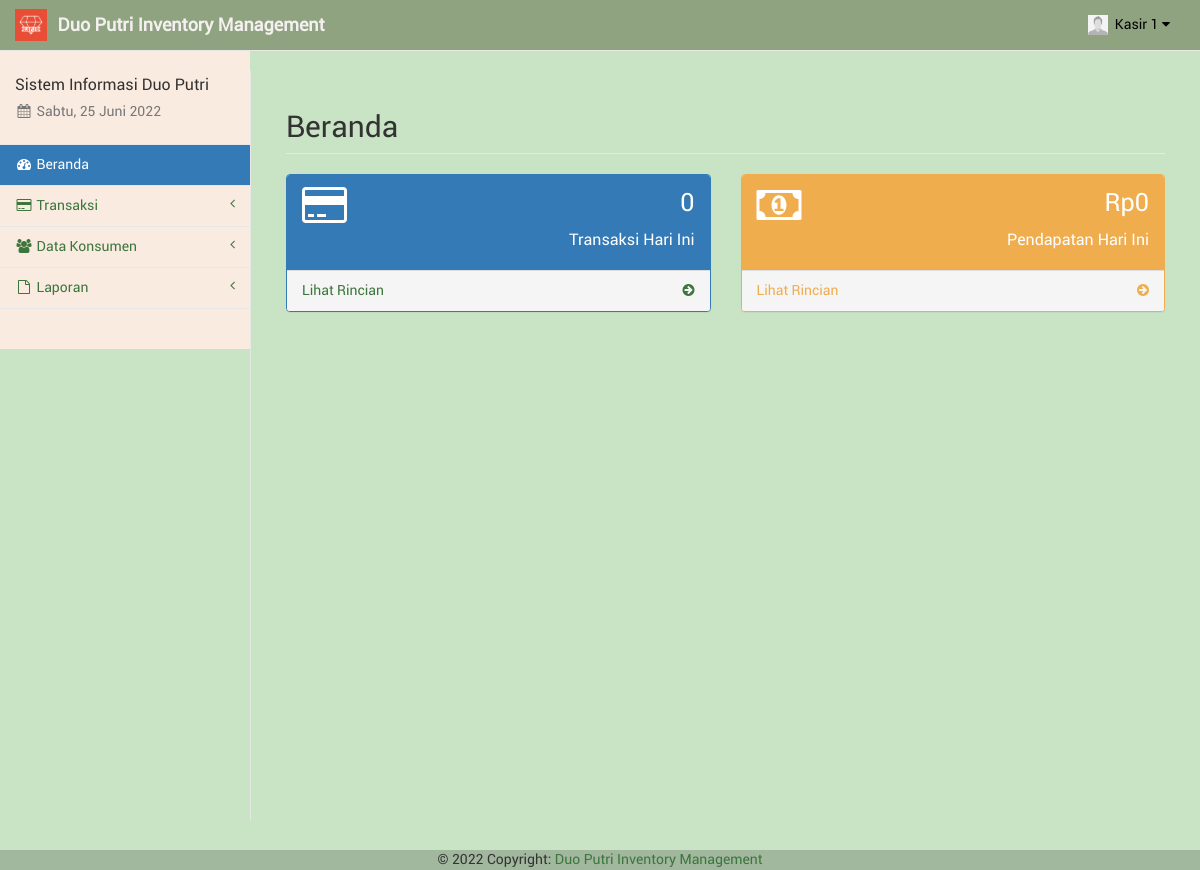
Screenshot of /kasir/index.php (signed in) with the database file from the repository.
### tables this page shows
CREATE TABLE `kasir` (
  `id_kasir` int(11) NOT NULL,
  `nama_kasir` varchar(50) NOT NULL,
  `telp_kasir` varchar(20) NOT NULL,
  `user_kasir` varchar(50) NOT NULL,
  `pass_kasir` varchar(100) NOT NULL,
  `foto_kasir` text NOT NULL,
  `id_adm` int(11) NOT NULL
);

### kasir/sess_check.php (called while the page is built, shortened)
<?php
	$chk_sess = $_SESSION['kasir'];
	include("dist/config/koneksi.php");
	$sql_sess = "SELECT * FROM kasir WHERE id_kasir='". $chk_sess ."'";
	$ress_sess = mysqli_query($conn, $sql_sess);
	$row_sess = mysqli_fetch_array($ress_sess);
	$sess_kasirname = $row_sess['nama_kasir'];
	$sess_kasirfoto = $row_sess['foto_kasir'];
?>

### kasir/layout_top.php (the view, shortened to what this page needs)
<?php
$haries = array("Sunday" => "Minggu", "Monday" => "Senin", "Tuesday" => "Selasa", "Wednesday" => "Rabu", "Thursday" => "Kamis", "Friday" => "Jum'at", "Saturday" => "Sabtu");
$bulans = array("", "Januari", "Februari", "Maret", "April", "Mei", "Juni", "Juli", "Agustus", "September", "Oktober", "November", "Desember");
$hari_ini = $haries[date("l")];
$bulan_ini = $bulans[date("n")];
$tanggal = date("d");
$tahun = date("Y");
?>
<!DOCTYPE html>
<html lang="en">
<head>
	<link href="libs/bootstrap/dist/css/bootstrap.min.css" rel="stylesheet">
	<link href="libs/metisMenu/dist/metisMenu.min.css" rel="stylesheet">
	<link href="libs/datatables-plugins/integration/bootstrap/3/dataTables.bootstrap.css" rel="stylesheet">
	<link href="libs/datatables-responsive/css/dataTables.responsive.css" rel="stylesheet">
	<link href="dist/css/sb-admin-2.css" rel="stylesheet">
	<link href="dist/css/offline-font.css" rel="stylesheet">
	<link href="dist/css/custom.css" rel="stylesheet">
	<link href="libs/font-awesome/css/font-awesome.min.css" rel="stylesheet" type="text/css">
</head>
<body style="background-color: #C9E4C5 ;">
	<div id="wrapper" style="background-color: #C9E4C5;">
		<nav class="navbar navbar-default navbar-static-top" style="background-color: #8fa381 ;" role="navigation" style="margin-bottom: 0">
			<div class="navbar-header">
				<a class="navbar-brand hidden-xs" href="index.php">
					<img src="foto/logo.png" alt="brand" width="32" class="float-left image-brand">
					<div class="float-right">&nbsp;<strong style="color: #f5f0f0;">Duo Putri Inventory Management</strong></div>
				</a>
			</div>
			<ul class="nav navbar-top-links navbar-right">
				<li class="dropdown dropdown-right">
					<a class="dropdown-toggle" style="color: black; " data-toggle="dropdown" href="#">
						<img src="../foto/<?php echo $sess_kasirfoto; ?>" width="20px" height="20px" padding="0px">&nbsp;&nbsp;<?php echo ucfirst($sess_kasirname); ?>&nbsp;<i class="fa fa-caret-down"></i>
					</a>
				</li>
			</ul>
			<div class="navbar-default sidebar" role="navigation" style="background-color: #FAEBE0;">
				<div class="sidebar-nav navbar-collapse">
					<ul class="nav" id="side-menu">
						<li class="sidebar-search">
							<h4>Sistem Informasi Duo Putri</h4>
							<h5 class="text-muted"><i class="fa fa-calendar fa-fw"></i>&nbsp;<?php echo $hari_ini . ", " . $tanggal . " " . $bulan_ini . " " . $tahun ?></h5>
						</li>
						<?php
						if ($pagedesc == "Beranda") {
							echo '<li><a href="index.php" class="active"><i class="fa fa-tachometer fa-fw"></i>&nbsp;Beranda</a></li>';
						} else {
							echo '<li><a href="index.php"><i class="fa fa-tachometer fa-fw"></i>&nbsp;Beranda</a></li>';
						}
						if (isset($menuparent) && $menuparent == "transaksi") {
							echo '<li class="active">';
						} else {
							echo '<li>';
						}
						?>
						<a href="#"><i class="fa fa-credit-card fa-fw"></i>&nbsp;Transaksi<span class="fa arrow"></span></a>
						</li>
						<?php
						if (isset($menuparent) && $menuparent == "konsumen") {
							echo '<li class="active">';
						} else {
							echo '<li>';
						}
						?>
						<a href="#"><i class="fa fa-group fa-fw"></i>&nbsp;Data Konsumen<span class="fa arrow"></span></a>
						<?php
						if (isset($menuparent) && $menuparent == "laporan") {
							echo '<li class="active">';
						} else {
							echo '<li>';
						}
						?>
						<a href="#"><i class="fa fa-file-o fa-fw"></i>&nbsp;Laporan<span class="fa arrow"></span></a>
						</li>
					</ul>
				</div>
			</div>
		</nav>

### rows the page displays
kasir: foto_kasir (picture), nama_kasir "Kasir 1"

### other values shown
$jmltrx "0"
format_rupiah($ttl) "Rp0"
